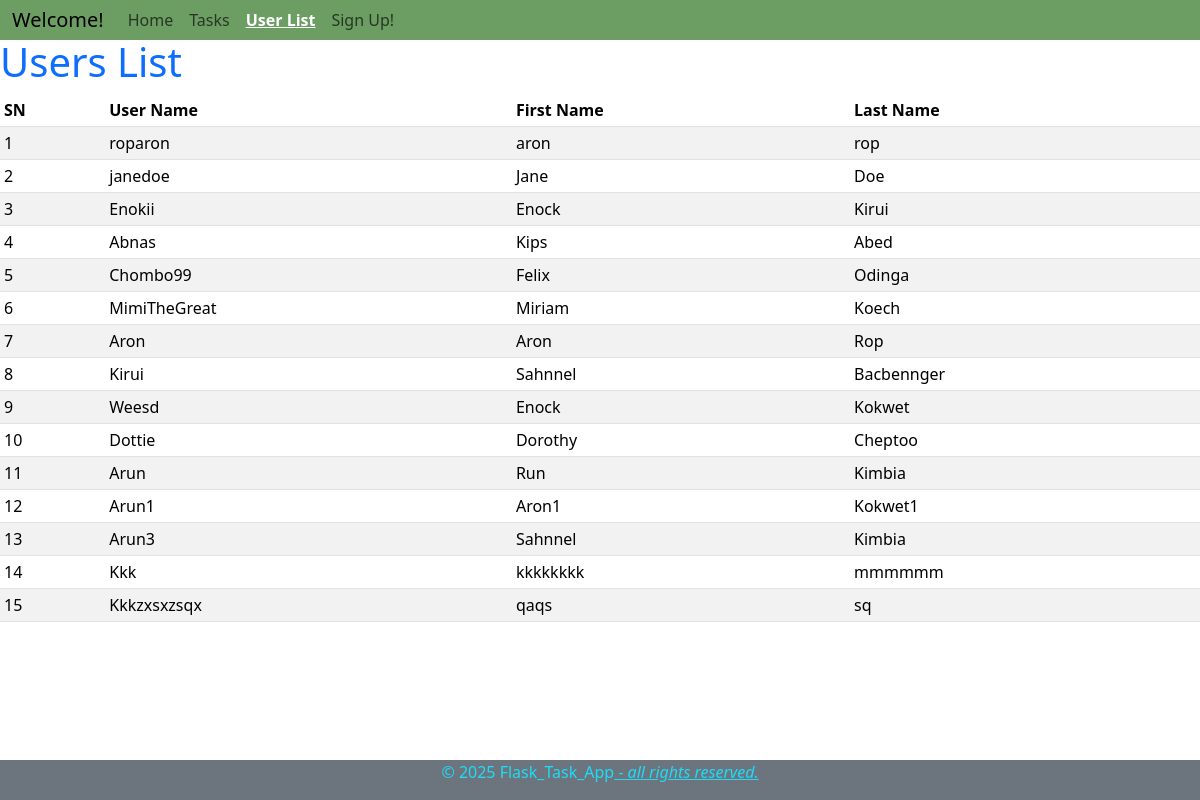
The app's page /user_list, older data.
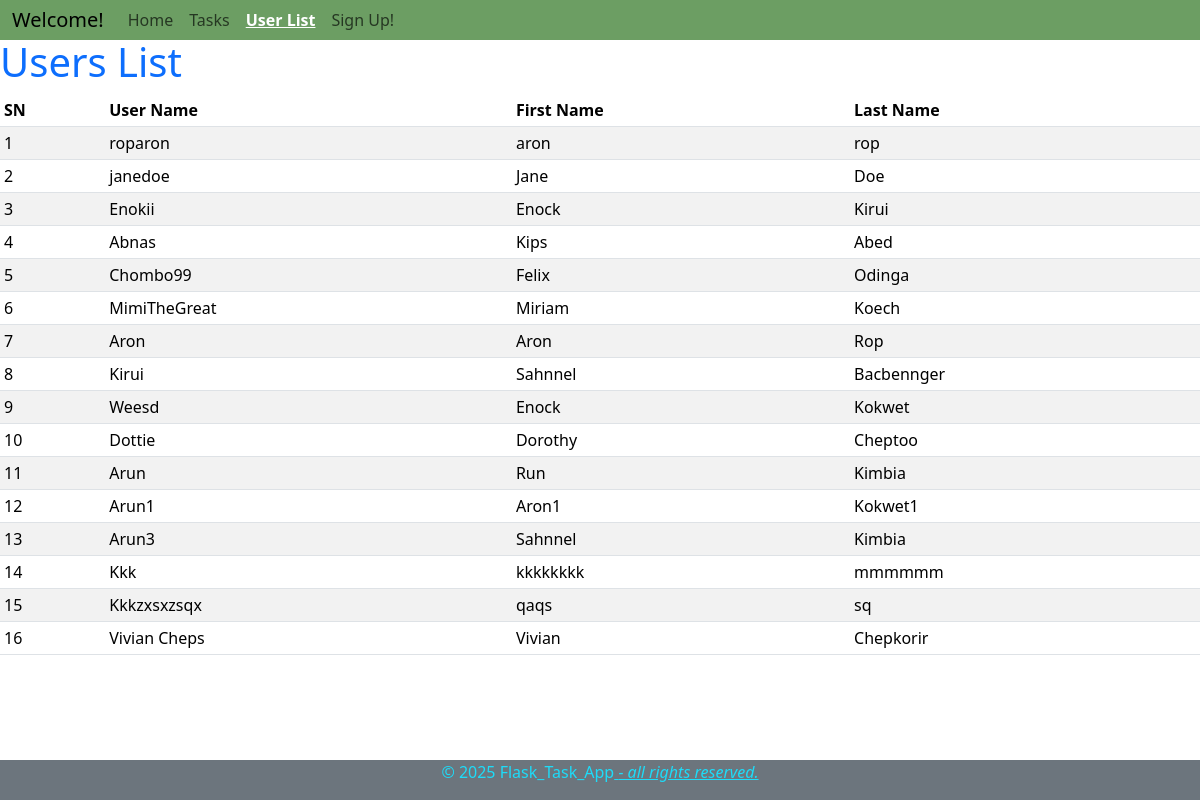
The same page, newer data.
### app/models.py (models this page shows, shortened)
class User(db.Model):
    user_id = db.Column(db.Integer, primary_key=True)
    user_name = db.Column(db.String(50), nullable=False, unique=True)
    first_name = db.Column(db.String(50), nullable=False)
    last_name = db.Column(db.String(50), nullable=False)
    password = db.Column(db.String(50), nullable=False)
    tasks = db.relationship('Task', backref='user', lazy=True)

### app/routes.py (the view)
@app.route('/user_list', methods=['GET'])
def user_list():
    users = User.query.all()
    return render_template('user_list.html', title='User List', users=users)

### app/templates/user_list.html
{% extends "base.html" %}
{% block content %}
<h1 class="text-primary">Users List</h1>
<table class="table table-striped table-sm">
    <thead>
        <tr>
            <th>SN</th>
            <th>User Name</th>
            <th>First Name</th>
            <th>Last Name</th>
        </tr>
    </thead>
    <tbody>
        {% for user in users %}
        <tr>
            <td>{{ loop.index }}</td>
            <td>{{ user.user_name }}</td>
            <td>{{ user.first_name }}</td>
            <td>{{ user.last_name }}</td>
        </tr>
        {% endfor %}
    </tbody>
</table>
{% endblock %}

### app/templates/base.html (shortened to what this page needs)
<!DOCTYPE html>
<html lang="en">
<head>
    <link href="https://cdn.jsdelivr.net/npm/bootstrap@5.3.5/dist/css/bootstrap.min.css" rel="stylesheet">
</head>
</head>
<body>
    <nav class="navbar navbar-expand-sm bg-body-tertiary sticky-top p-0">
        <div class="container-fluid" style="background-color: rgb(108, 158, 99);">
            <a class="navbar-brand" href="#">Welcome!</a>
            <div class="collapse navbar-collapse" id="navbarNavAltMarkup">
                <div class="navbar-nav">
                    <a class="nav-link {% if request.endpoint == 'home' %}active{% endif %}" href="{{ url_for('home') }}">Home</a>
                    <a class="nav-link {% if request.endpoint == 'tasks' %}active{% endif %}" href="{{ url_for('tasks') }}">Tasks</a>
                    <a class="nav-link {% if request.endpoint == 'user_list' %}active{% endif %}" href="{{ url_for('user_list') }}">User List</a>
                    <a class="nav-link {% if request.endpoint == 'users' %}active{% endif %}" href="{{ url_for('users') }}">Sign Up!</a>
                </div>
            </div>
        </div>
    </nav>
    {% block content %}
    {% endblock %}
</body>
<footer class="bg-secondary color-rgp text-white text-center py-0 mt-auto position-sticky bottom-0">
    <p style="color: rgb(29, 220, 249);">&copy; 2025 Flask_Task_App<i class="text-decoration-underline"> - all rights reserved.</i></p></footer>
</html>

### app/templates/base.html (style rules this page uses)
html, body { height: 100%; }
body { display: flex; flex-direction: column; }
nav { flex-grow: 0; margin-top: -2px; }
.navbar-nav .nav-link.active { text-decoration: underline; font-weight: bold; color: white !important; }

Row changes from the older to the newer data that the page shows:
added User: user_name "Vivian Cheps", first_name "Vivian", last_name "Chepkorir"
